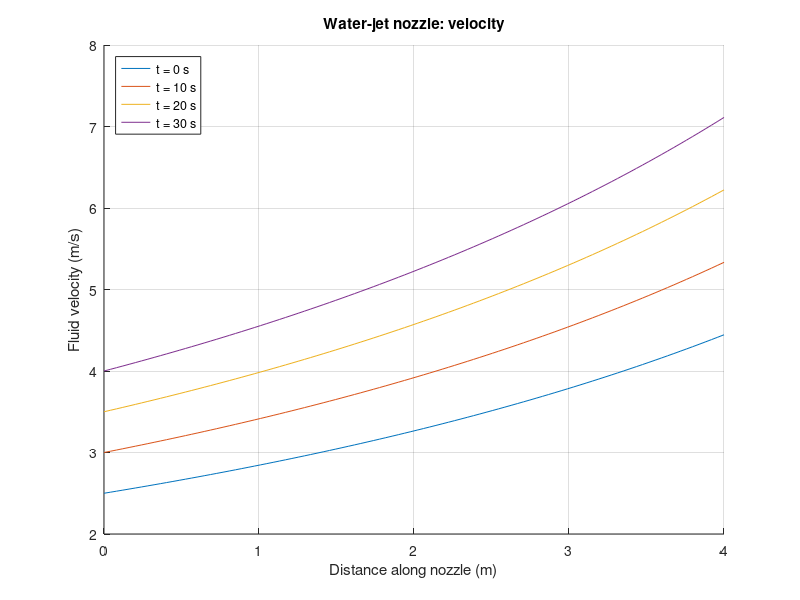
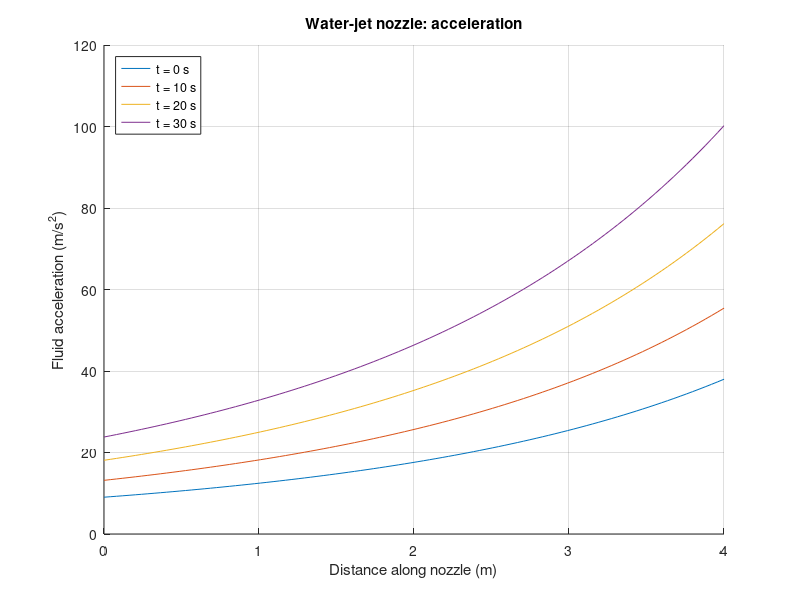

Write MATLAB code to recreate these figures, in order.
%[text] # Assignment 2 — LCS Nozzle Flow
%[text] ## Scenario
%[text] The water-jet nozzle on the LCS contracts from the transom to the outlet, so the fluid accelerates along it. With $x$ the distance along the nozzle (0 to 4 m) and $t$ the time since the throttle began increasing (0 to 30 s), the velocity and acceleration are
%[text] $v(x,t) = \\frac{(10 + 0.2t)\\,\\pi}{\\frac{\\pi}{4}\\,(4 - 0.25x)^2}, \\qquad a(x,t) = \\frac{0.5}{(4 - 0.25x)^2} + \\frac{0.5\\,(24 + 0.5t)^2}{(2 - 0.125x)^5}$
%[text] The script produces two figures, velocity and acceleration against $x$, each with one curve for $t = 0, 10, 20, 30$ s.
%%
%[text] ## Set up  x vector
%[text] `x` is a vector, so each formula is evaluated for all 100 points at once with element-wise operators (`./` and `.^`). 
xx = linspace(0, 4, 100);    
%%
%[text] ## Loop over the four times and use array arithmetic at each time.
%[text] The model is written once for velocity and once for acceleration. Because of the way live scripts handle figure windows, we want to build the figure for velocity first, then move on to acceleration
%[text] ### Velocity
figure(); 
clf();
hold on;
for tt = [0 10 20 30]      
    vv = (10 + 0.2*tt)*pi ./ ((pi/4)*(4 - 0.25*xx).^2);  
    plot(xx, vv)
end
%%
xlabel('Distance along nozzle (m)')
ylabel('Fluid velocity (m/s)')
title('Water-jet nozzle: velocity')
legend('t = 0 s', 't = 10 s', 't = 20 s', 't = 30 s', 'Location', 'northwest')
grid on
%%
%[text] ### Acceleration
figure();
clf();
hold on;
for tt = [0 10 20 30]
    aa = 0.5 ./ (4 - 0.25*xx).^2 + 0.5*(24 + 0.5*tt)^2 ./ (2 - 0.125*xx).^5;  
    plot(xx, aa)
end
%%
xlabel('Distance along nozzle (m)')
ylabel('Fluid acceleration (m/s^2)')
title('Water-jet nozzle: acceleration')
legend('t = 0 s', 't = 10 s', 't = 20 s', 't = 30 s', 'Location', 'northwest')
grid on

%[appendix]{"version":"1.0"}
%---
%[metadata:view]
%   data: {"layout":"inline"}
%---
